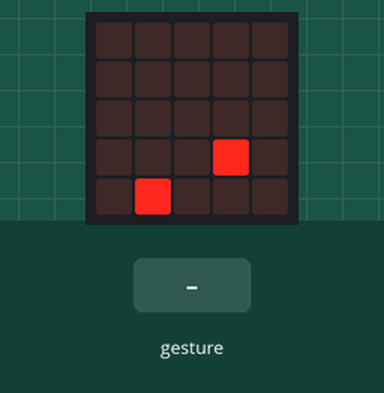
Bench run of a program on a simulated BBC micro:bit (MakeCode). Shown: the board's 5×5 LED display. Inputs (shaded band) come from the test bench. Random numbers come from a fixed seed; a tilt is held for 1.5 s and a shake lasts 1 s, then the board lies face up again; the short countdown, score and lost-life animations are approximate.

Above: at 1.2 s.
1.3 s: gesture 'logo up'
At 2.0 s:
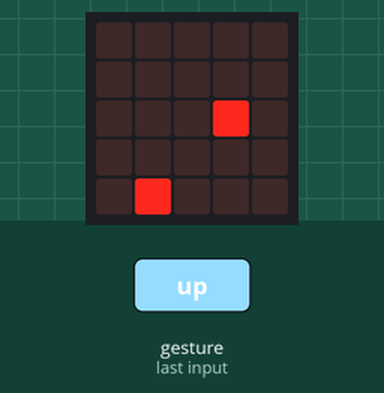
2.9 s: gesture 'tilt left'
At 4.1 s:
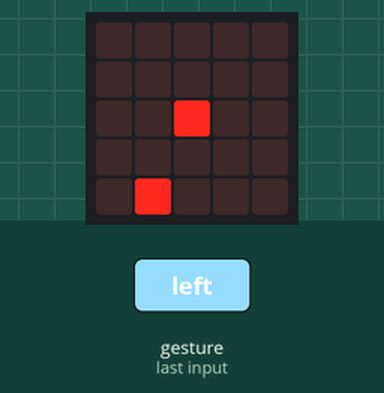
4.4 s: gesture 'logo down'
At 5.5 s:
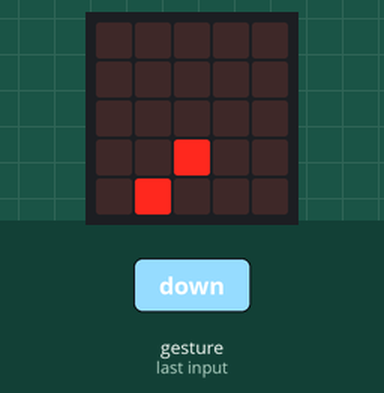
6.0 s: gesture 'tilt left'
At 6.7 s:
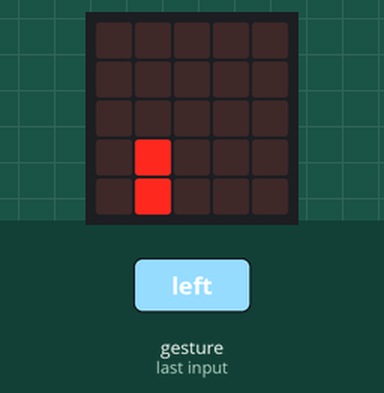
7.5 s: gesture 'logo down'
At 8.5 s:
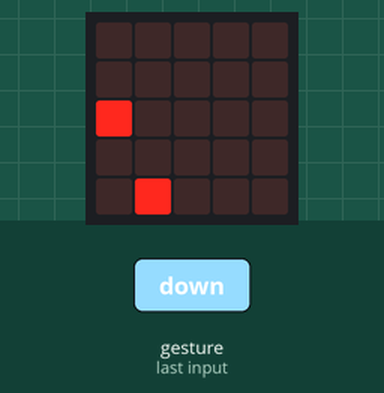
9.2 s: gesture 'tilt right'
At 10.4 s:
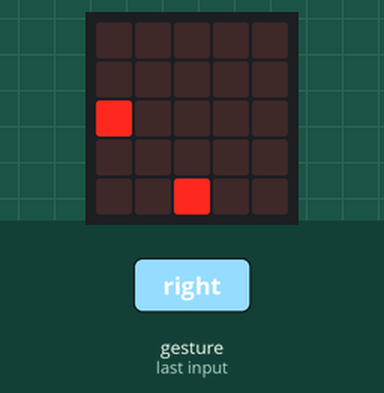
Timing chart, 0 to 11.8 s (numbered marks = the images above; inputs shaded):
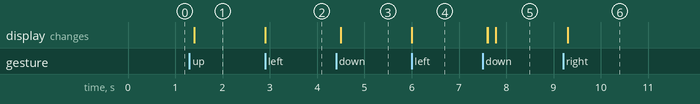

Measured:
- after the input at 1.3 s, the display: changes after 0.10 s (image 1)
- after the input at 2.9 s, the display: changes at once (image 2)
- after the input at 4.4 s, the display: changes after 0.10 s (image 3)
- after the input at 6.0 s, the display: changes at once (image 4)
- after the input at 7.5 s, the display: first changes after 0.10 s (image 5 shows a later state)
- after the input at 9.2 s, the display: changes after 0.10 s (image 6)

The program:

main.ts
```typescript
input.onGesture(Gesture.LogoUp, function () {
    bear.change(LedSpriteProperty.Y, -1)
})
input.onGesture(Gesture.LogoDown, function () {
    bear.change(LedSpriteProperty.Y, 1)
})
input.onGesture(Gesture.TiltLeft, function () {
    bear.change(LedSpriteProperty.X, -1)
})
input.onGesture(Gesture.TiltRight, function () {
    bear.change(LedSpriteProperty.X, 1)
})
let bear: game.LedSprite = null
let honey = game.createSprite(randint(0, 4), randint(0, 4))
bear = game.createSprite(3, 3)
basic.forever(function () {
    if (bear.isTouching(honey)) {
        game.addScore(1)
        honey.delete()
        basic.pause(100)
        honey = game.createSprite(randint(0, 4), randint(0, 4))
    }
    if (game.score() == 5) {
        music.playMelody("B A G F E G D B ", 120)
        game.gameOver()
    }
})
```

test.ts
```typescript
// 在這裡測試；當此封包作為擴充功能時，將不會編譯此內容。
```
